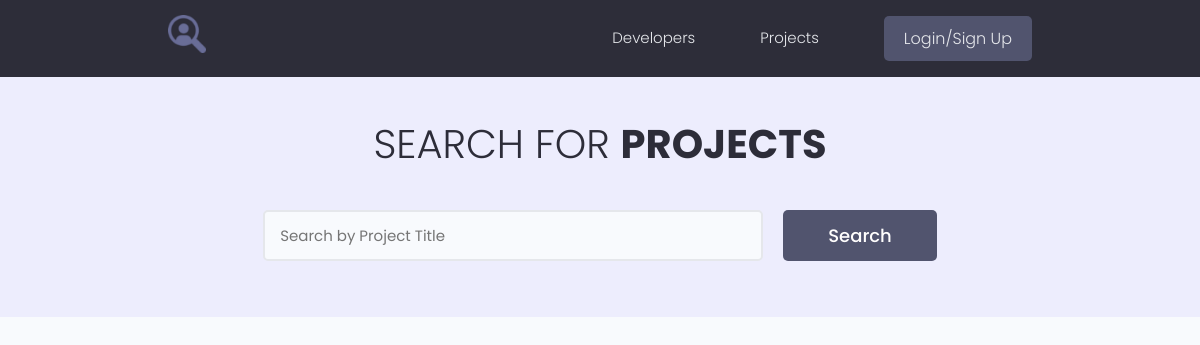
Page /projects?page=3 on the earlier database version.
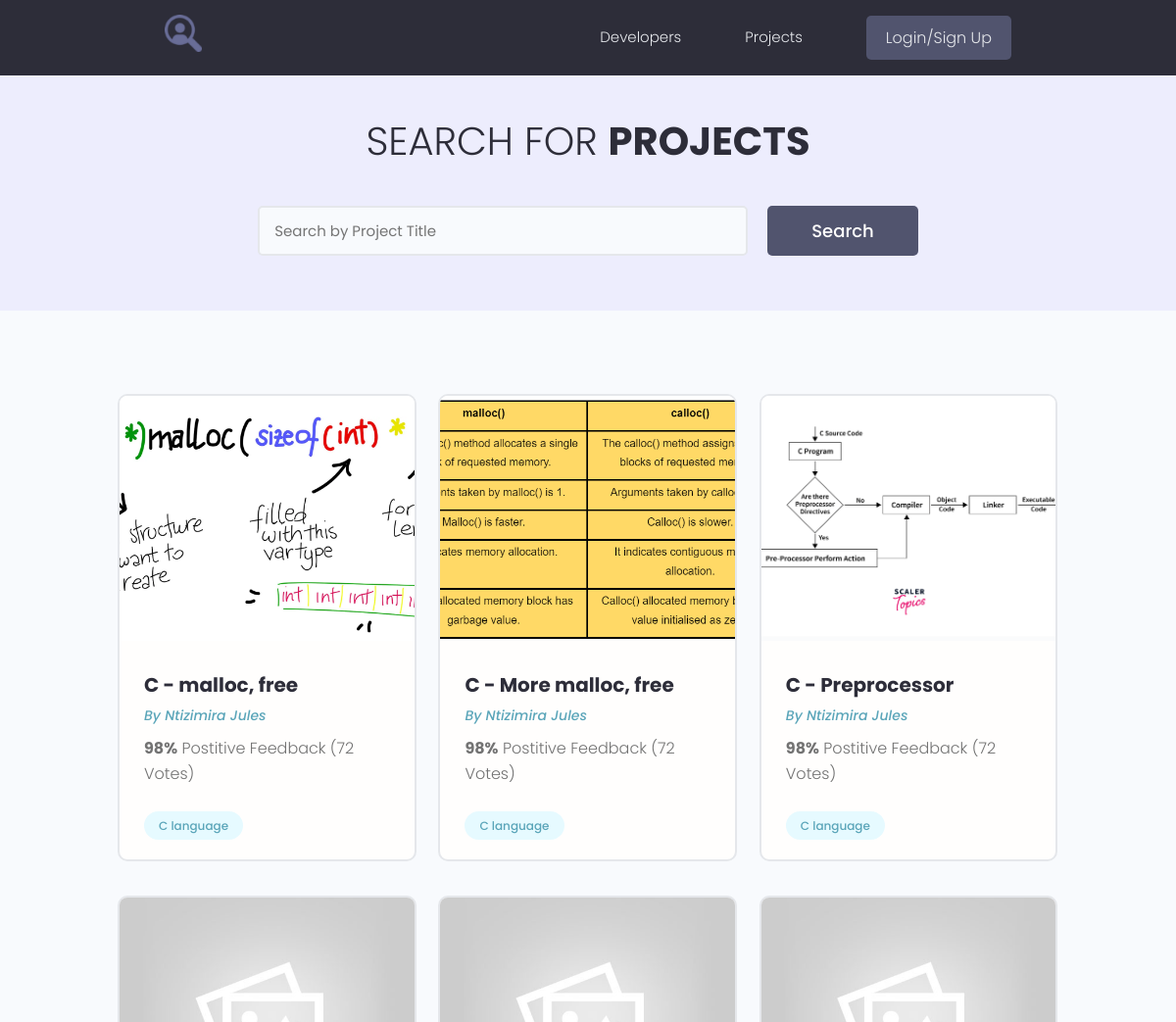
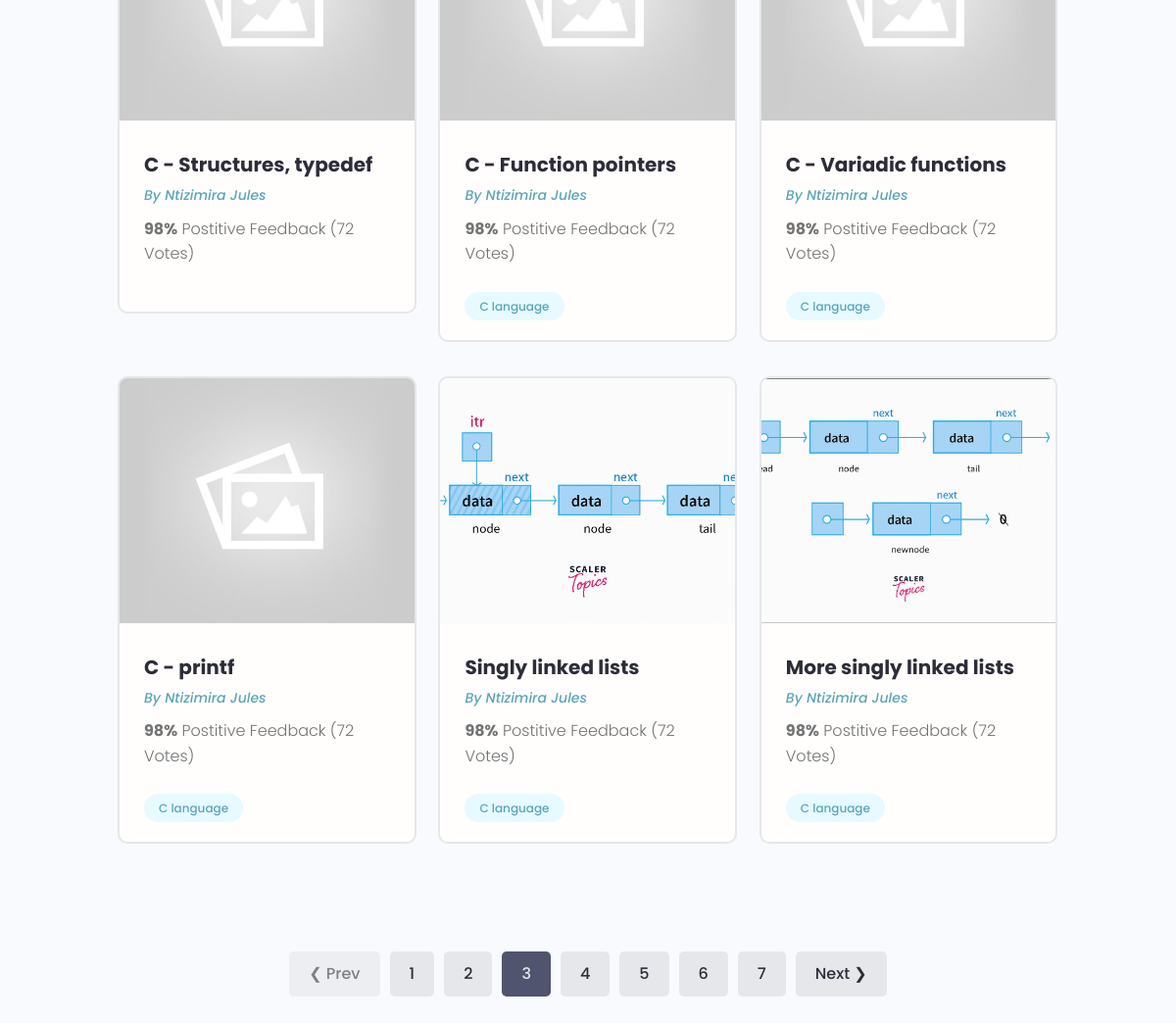
Same page on the later database version (2 pictures, top to bottom).
### models/project.py (models this page shows, shortened)
class Project(BaseModel, Base):
    __tablename__ = 'projects'
    user_id = Column(String(60), ForeignKey('users.id'), nullable=True)
    title = Column(String(150), nullable=False)
    description = Column(Text, nullable=True)
    demo_link = Column(String(2000), nullable=True)
    source_link = Column(Text, nullable=True)
    vote_ratio = Column(Integer, nullable=True)
    vote_count = Column(Integer, nullable=True)
    image_url = Column(String(2000), default='images/default.jpg')
    tags = relationship("Tag", secondary=project_tag, viewonly=False)
    comments = relationship("Comment", backref="project", cascade="all, delete-orphan")
    rates = relationship("Rate", backref="project", cascade="all, delete-orphan")
    links = relationship("Link", backref="project", cascade="all, delete-orphan")
    objectives = relationship("Objective", backref="project", cascade="all, delete-orphan")
    takeaways = relationship("Takeaway", backref="project", cascade="all, delete-orphan")
    subtitles = relationship("Subtitle", backref="project", cascade="all, delete-orphan")

class Tag (BaseModel, Base):
    __tablename__ = 'tags'
    name =  Column(String(200), nullable=False)

### models/user.py (models this page shows, shortened)
class Profile(BaseModel, Base):
    __tablename__ = 'profiles'
    user_id = Column(String(60), ForeignKey('users.id'))
    user = relationship("User", back_populates="profile")
    username = Column(String(150), nullable=False, unique=True)
    email = Column(String(150), nullable=False)
    name = Column(String(150), nullable=False)
    bio = Column(Text, nullable=True)
    location = Column(String(150), nullable=True)
    headline = Column(String(250), nullable=True)
    profile_image_url = Column(String(2000), default='images/profiles/user-default.png')
    social_github = Column(String(200), nullable=True)
    social_linkdin = Column(String(200), nullable=True)
    social_youtube = Column(String(200), nullable=True)
    social_twitter = Column(String(200), nullable=True)
    skills = relationship("Skill", backref="profile",
                          cascade="all, delete, delete-orphan")
    comments = relationship("Comment", backref="profile", cascade="all, delete-orphan")
    rates = relationship("Rate", backref="profile", cascade="all, delete-orphan")

### webdynamic/views/projects.py (the view)
@app_views.route('/projects', methods=['GET'], strict_slashes=False)
def projects():
    projects = []
    searchQuery = None
    if request.args.get('text'):
        searchQuery = request.args.get('text').lower()
        for project in storage.all(Project).values():
            if searchQuery in project.title.lower() or (project.description and searchQuery in project.description.lower()):
                    projects.append(project)
            else:
                for tag in project.tags:
                    if searchQuery in tag.name.lower():
                        projects.append(project)
                        break
    else:
        projects = list(storage.all(Project).values())
    page = int(request.args.get('page', 1))
    items_on_page, total_pages, custom_range = paginate(projects, page)
    context = {
        'items_on_page': items_on_page,
        'total_pages': total_pages,
        'queryPage': page,
        'custom_range': custom_range,
        'searchQuery': searchQuery if searchQuery else None
        }
    return render_template('projects.html', **context)

### models/engine/dbManager.py (called while the page is built)
    def all(self, cls=None):
        new_dict = {}
        for clss in classes:
            if cls is None or cls is classes[clss] or cls is clss:
                objs = self.__session.query(classes[clss]).all()
                for obj in objs:
                    key = obj.__class__.__name__ + '.' + obj.id
                    new_dict[key] = obj
        return (new_dict)

### utils/paginate.py (called while the page is built)
def paginate(data, page):
    per_page = 9
    start_index = (page - 1) * per_page
    end_index = start_index + per_page
    total_pages = (len(data) + per_page - 1) // per_page
    items_on_page = data[start_index:end_index]
    leftindex = page - 4 if page > 4 else 1
    rightIndex =  page + 5 if (page + 5) <= total_pages else total_pages + 1
    custom_range = range(leftindex, rightIndex)
    return items_on_page, total_pages, custom_range

### webdynamic/app.py (called while the page is built)
@app.context_processor
def inject_user():
    return dict(current_user=current_user)

### webdynamic/templates/projects.html (shortened to what this page needs)
{% extends 'main.html' %}
{% block content %}
 <main class="projects">
    <section class="hero-section text-center">
      <div class="container container--narrow">
        <div class="hero-section__box">
          <h2>Search for <span>Projects</span></h2>
        </div>
        <div class="hero-section__search">
          <form class="form" action="{{url_for('app_views.projects')}}" method="get" enctype="multipart/form-data">
            <div class="form__field">
              <input class="input input--text" id="formInput#search" type="text" name="text"
                placeholder="Search by Project Title" />
            </div>
            <input class="btn btn--sub btn--lg" type="submit" value="Search" />
          </form>
        </div>
      </div>
    </section>
    <section class="projectsList">
      <div class="container">
        <div class="grid grid--three">
            {% for project in items_on_page %}
          <div class="column">
            <div class="card project">
              <a href="{{url_for('app_views.single_project', id=project.id )}}" class="project">
                <img class="project__thumbnail" src="{{url_for('static', filename=project.image_url)}}" alt="project thumbnail" />
                <div class="card__body">
                  <h3 class="project__title">{{project.title}}</h3>
                  <p><a class="project__author" href="{{url_for('app_views.profile', profile_id=project.user.profile.id)}}">By {{project.user.profile.name}}</a></p>
                  <p class="project--rating">
                    <span style="font-weight: bold;">98%</span> Postitive
                    Feedback (72 Votes)
                  </p>
                  <div class="project__tags">
                    {% for tag in project.tags %}
                    <span class="tag tag--pill tag--main">
                      <small>{{tag.name}}</small>
                    </span>
                    {% endfor %}
                  </div>
                </div>
              </a>
            </div>
          </div>
          {% endfor %}
        </div>
      </div>
    </section>
    {% include 'pagination.html' %}
  </main>
{% endblock %}

### webdynamic/templates/main.html (shortened to what this page needs)
<!DOCTYPE html>
<html lang="en">
<head>
  <link rel="stylesheet" href="https://cdn.iconmonstr.com/1.3.0/css/iconmonstr-iconic-font.min.css" />
  <link rel="stylesheet" href="{{ url_for('static', filename='uikit/styles/uikit.css') }}"/>
  <link rel="stylesheet" href="{{ url_for('static', filename='styles/app.css') }}" />
</head>
<body>
    {% include 'navbar.html' %}
    {% block content %}
    {% endblock %}
</body>
</html>

### webdynamic/templates/navbar.html (shortened to what this page needs)
<header class="header">
    <div class="container container--narrow">
      <a href="/" class="header__logo">
        <img src="{{url_for('static', filename='images/favicon.ico')}}" alt="DevSearch Logo" />
      </a>
      <nav class="header__nav">
        <ul class="header__menu">
          <li class="header__menuItem"><a href="{{url_for('app_views.profiles')}}">Developers</a></li>
          <li class="header__menuItem"><a href="{{ url_for('app_views.projects')}}">Projects</a></li>
          {% if current_user.is_authenticated %}
          <li class="header__menuItem"><a href="{{url_for('app_views.inbox')}}">Inbox</a></li>
          <li class="header__menuItem"><a href="{{url_for('app_views.account')}}">My Account</a></li>
          <li class="header__menuItem"><a href="{{url_for('app_views.logout')}}" class="btn btn--sub">Logout</a></li>
          {% else %}
          <li class="header__menuItem"><a href="{{url_for('app_views.login')}}" class="btn btn--sub">Login/Sign Up</a></li>
          {% endif %}
        </ul>
      </nav>
    </div>
  </header>

### webdynamic/templates/pagination.html
{% if total_pages > 1 %}
<div class="pagination">
    <ul class="container">
      {% if queryPage > 1 %}
      <li><a href="{{ url_for('app_views.projects', page=queryPage-1, text=searchQuery )}}" class="btn btn--disabled">&#10094; Prev</a></li>
      {% endif %}
      {% for page in custom_range %}
      {% if page == queryPage %}
      <li><a href="{{ url_for('app_views.projects', page=page, text=searchQuery)}}" class="btn btn--sub">{{page}}</a></li>
      {% else %}
      <li><a href="{{ url_for('app_views.projects', page=page, text=searchQuery)}}" class="btn">{{page}}</a></li>
      {% endif %}
      {% endfor %}
      {% if queryPage < total_pages %}
      <li><a href="{{ url_for('app_views.projects', page=queryPage+1, text=searchQuery)}}" class="btn">Next &#10095;</a></li>
      {% endif %}
    </ul>
  </div>
{% endif %}

### webdynamic/static/styles/app.css (style rules this page uses)
:root { --color-sub: #2d2d39; }
.btn--sub { background-color: var(--color-sub-light); }
.card { border: 2px solid var(--color-light); }
img { width: 100%; }
.header { position: sticky; z-index: 111; background-color: var(--color-sub); padding: 1.5rem 0; }
.header > .container { display: flex; justify-content: space-between; align-items: center; }
.header__logo > img { height: 3.8rem; }
.header__nav > ul { display: inline-flex; align-items: center; list-style: none; gap: 6.5rem; }
.header__menuItem > a { color: var(--color-light); font-weight: 300; }
.hero-section { height: 40vh; display: flex; align-items: center; background-color: var(--color-sub); }
.hero-section__box { margin-bottom: 4rem; }
.hero-section__box > h2, .hero-section__box > h2 > span { font-size: 4rem; color: var(--color-light); line-height: 1.3; text-transform: uppercase; }
.hero-section__box > h2 { font-weight: 300; }
.hero-section__box > h2 > span { font-weight: 700; }
.hero-section__search > .form { display: flex; align-items: center; justify-content: center; gap: 2rem; }
.hero-section__search > .form input.input--text { width: 50rem; }
.pagination { margin-top: 8rem; margin-bottom: 10rem; }
.pagination > ul { flex-wrap: wrap; list-style: none; display: flex; align-items: center; justify-content: center; gap: 1rem; }
.pagination .btn { color: var(--color-sub); }
.pagination .btn.btn--sub { color: var(--color-light); }
.project__author { font-size: 1.4rem; font-style: italic; }
.project--rating { margin-bottom: 1.6em; margin-top: .5em; }
.projects > .hero-section { background: var(--color-sub-lighter); height: 30vh; }
.projects .hero-section__box { margin-bottom: 2.5rem; }
.projects .hero-section__box > h2 { color: var(--color-sub); }
.projects .hero-section__box > h2 > span { font-weight: 700; color: var(--color-sub); }
.projectsList { margin-top: 8rem; }
.project__thumbnail { height: 25rem; object-fit: cover; object-position: top center; }
.project__title { font-size: 2rem; font-weight: 700; color: var(--color-sub); }

### webdynamic/static/uikit/styles/modules/_variables.css (style rules this page uses)
:root { --color-main: #5aa5b9; --color-main-light: #e6faff; --color-sub: #3f4156; --color-sub-light: #51546e; --color-sub-lighter: #ededfd; --color-text: #737373; --color-gray: #8b8b8b; --color-light: #e5e7eb; --color-light-gray: #767676; --color-bg: #f8fafd; --color-white: #fffefd; --color-white-light: #f3f3f3; --color-success: #359e64; --color-success-bg: #def8e8; --color-error: #fc4b0b; --color-error-bg: #fff2ee; --font-base: 'Poppins', arial, helvetica, 'Segoe UI', roboto, ubuntu, sans-serif; --font-monospace: 'Fira Code', 'Courier New', courier, monospace; --font-regular: 300; --font-medium: 500; --font-bold: 700; --generic-shadow: 1px 1px 5px #00000010; --generic-transition: all 0.3s ease-in-out; }

### webdynamic/static/uikit/styles/modules/_base.css (style rules this page uses)
* { margin: 0; padding: 0; box-sizing: border-box; text-rendering: optimizeLegibility; color: inherit; font-size: inherit; }
html { font-size: 50%; }
@media only screen and (min-width: 480px) { html { font-size: 56.25%; } }
@media only screen and (min-width: 1200px) { html { font-size: 62.5%; } }
body { line-height: 1.6; font-weight: 400; font-size: 1.5rem; color: var(--color-text); background-color: var(--color-bg); min-height: 100vh; }

### webdynamic/static/uikit/styles/modules/_typography.css (style rules this page uses)
* { font-family: var(--font-base); }
h2 { font-size: 3.6rem; font-weight: var(--font-bold); }
h3 { font-size: 3.2rem; font-weight: var(--font-medium); }
p, span, strong { font-size: 1.6rem; color: var(--color-text); font-weight: var(--font-regular); }
a { padding-bottom: 2px; text-decoration: none; display: inline-block; color: var(--color-main); font-weight: var(--font-medium); }

### webdynamic/static/uikit/styles/modules/_utilities.css (style rules this page uses)
.container { width: 92%; max-width: 165rem; margin: 0 auto; box-sizing: border-box; }
.container--narrow { width: 92%; max-width: 120rem; }
@media screen and (min-width: 1000px) { .container { width: 90%; } }
@media screen and (min-width: 1000px) { .container--narrow { width: 85%; } }
@media screen and (min-width: 1200px) { .container { width: 80%; } }
@media screen and (min-width: 1200px) { .container--narrow { width: 72%; } }
.text-center { text-align: center; }

### webdynamic/static/uikit/styles/modules/_card.css (style rules this page uses)
.card { border-radius: 1rem; background-color: var(--color-white); border: 1.5px solid var(--color-light); width: auto; height: auto; margin-top: 0.5rem; margin-bottom: 0.5rem; overflow: hidden; }
.card__body, .card__header { padding: 2rem 2.5rem; }

Differences in the rows shown:
added Project: image_url (picture), title "C - malloc, free", user.profile.name "Ntizimira Jules"
added Tag: name "C language"
added Project: image_url (picture), title "C - More malloc, free", user.profile.name "Ntizimira Jules"
added Project: image_url (picture), title "C - Preprocessor", user.profile.name "Ntizimira Jules"
added Project: image_url (placeholder picture), title "C - Structures, typedef", user.profile.name "Ntizimira Jules"
added Project: image_url (placeholder picture), title "C - Function pointers", user.profile.name "Ntizimira Jules"
added Project: image_url (placeholder picture), title "C - Variadic functions", user.profile.name "Ntizimira Jules"
added Project: image_url (placeholder picture), title "C - printf", user.profile.name "Ntizimira Jules"
added Project: image_url (picture), title "Singly linked lists", user.profile.name "Ntizimira Jules"
added Project: image_url (picture), title "More singly linked lists", user.profile.name "Ntizimira Jules"
Other differences:
text now shown: "❮ Prev Next ❯"
new list line: "1"
new list line: "2"
new list line: "3"
new list line: "4"
new list line: "5"
new list line: "6"
new list line: "7"
